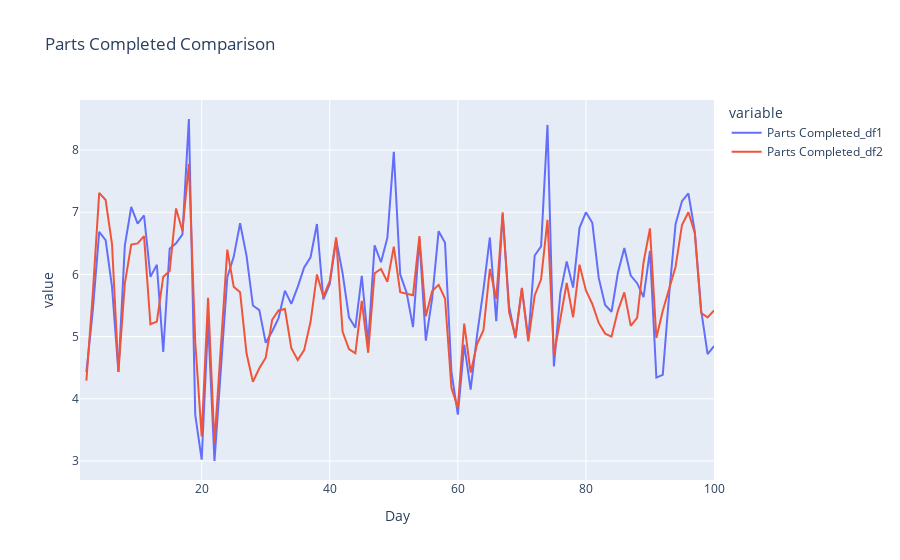
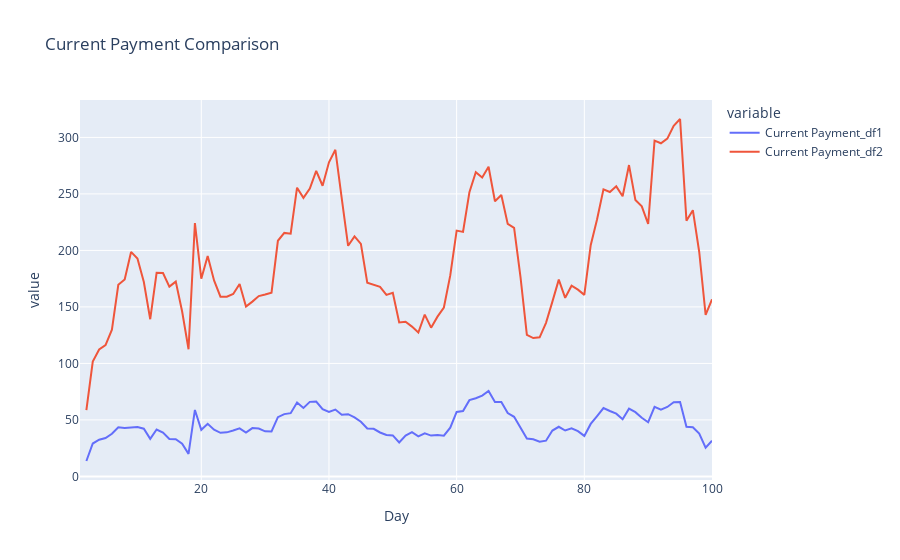
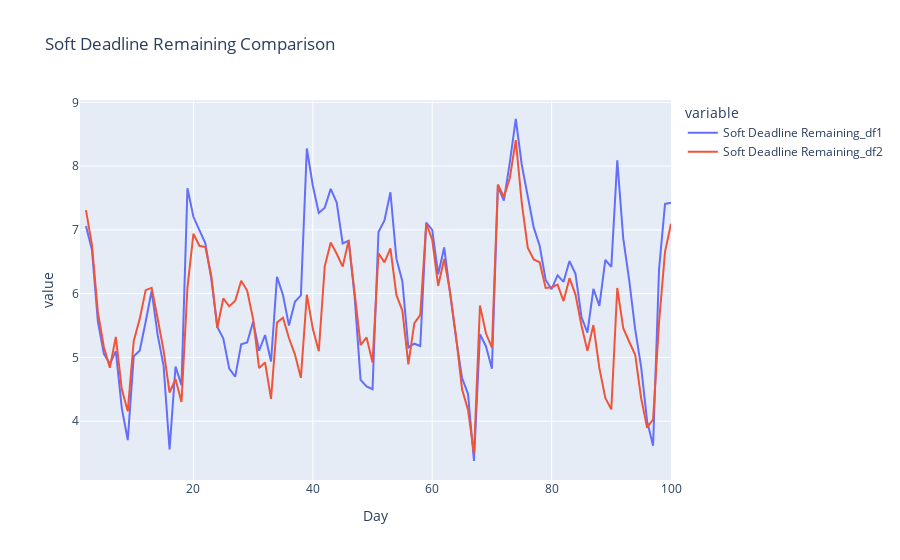
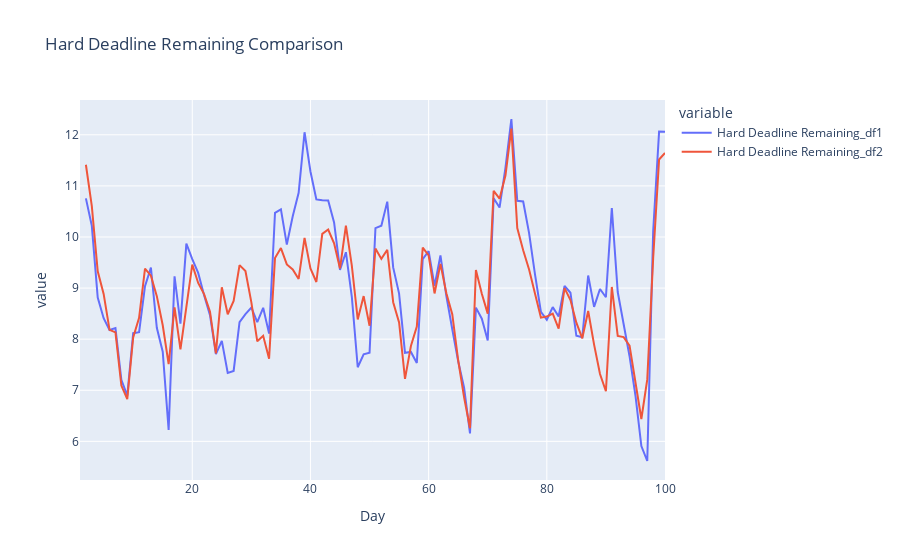

The code cell stored with these charts, in order, in its notebook:
### Code cell
import pandas as pd
import plotly.express as px
from scipy.stats import ttest_ind

# Load the datasets
df1 = pd.read_csv('investment_2023-12-11.csv')
df2 = pd.read_csv('investment_S2_2023-12-13.csv')

# Convert 'Parts Completed' and 'Current Payment' to numeric, handling missing values
df1['Parts Completed'] = pd.to_numeric(df1['Parts Completed'], errors='coerce')
df1['Current Payment'] = pd.to_numeric(df1['Current Payment'], errors='coerce')
df2['Parts Completed'] = pd.to_numeric(df2['Parts Completed'], errors='coerce')
df2['Current Payment'] = pd.to_numeric(df2['Current Payment'], errors='coerce')

# Assuming 'Soft Deadline Remaining', 'Hard Deadline Remaining', and 'n_workers' columns exist in your datasets

# Convert relevant columns to numeric
df1['Soft Deadline Remaining'] = pd.to_numeric(df1['Soft Deadline Remaining'], errors='coerce')
df1['Hard Deadline Remaining'] = pd.to_numeric(df1['Hard Deadline Remaining'], errors='coerce')
df2['Soft Deadline Remaining'] = pd.to_numeric(df2['Soft Deadline Remaining'], errors='coerce')
df2['Hard Deadline Remaining'] = pd.to_numeric(df2['Hard Deadline Remaining'], errors='coerce')

# Group by 'Day' and calculate mean for 'Parts Completed', 'Current Payment', and additional metrics
df1_grouped = df1.groupby('Day')[['Parts Completed', 'Current Payment', 'Soft Deadline Remaining', 'Hard Deadline Remaining']].mean().reset_index()
df2_grouped = df2.groupby('Day')[['Parts Completed', 'Current Payment', 'Soft Deadline Remaining', 'Hard Deadline Remaining']].mean().reset_index()

# Merge the grouped data for comparison
merged_df = pd.merge(df1_grouped, df2_grouped, on='Day', suffixes=('_df1', '_df2'))

# Perform a T-test for 'Parts Completed' and 'Current Payment' between the two datasets
ttest_parts = ttest_ind(df1['Parts Completed'].dropna(), df2['Parts Completed'].dropna())
ttest_payment = ttest_ind(df1['Current Payment'].dropna(), df2['Current Payment'].dropna())

print(f"T-test for Parts Completed: statistic={ttest_parts.statistic}, p-value={ttest_parts.pvalue}")
print(f"T-test for Current Payment: statistic={ttest_payment.statistic}, p-value={ttest_payment.pvalue}")

# Plotting
# Plot for 'Parts Completed'
fig_parts = px.line(merged_df, x='Day', y=['Parts Completed_df1', 'Parts Completed_df2'], title='Parts Completed Comparison')
fig_parts.show()

# Plot for 'Current Payment'
fig_payment = px.line(merged_df, x='Day', y=['Current Payment_df1', 'Current Payment_df2'], title='Current Payment Comparison')
fig_payment.show()
# Plotting additional metrics
# Example: Plot for 'Soft Deadline Remaining'
fig_soft_deadline = px.line(merged_df, x='Day', y=['Soft Deadline Remaining_df1', 'Soft Deadline Remaining_df2'], title='Soft Deadline Remaining Comparison')
fig_soft_deadline.show()

# Repeat plotting for 'Hard Deadline Remaining' and 'n_workers'
fig_hard_deadline = px.line(merged_df, x='Day', y=['Hard Deadline Remaining_df1', 'Hard Deadline Remaining_df2'], title='Hard Deadline Remaining Comparison')
fig_hard_deadline.show()

### Figure 1 — Plotly figure (JSON) as saved in the notebook; plotly's stock layout.template omitted (floating-point values rounded to 4 significant figures)
{"data": [{"hovertemplate": "variable=Parts Completed_df1<br>Day=%{x}<br>value=%{y}<extra></extra>", "legendgroup": "Parts Completed_df1", "line": {"color": "#636efa", "dash": "solid"}, "marker": {"symbol": "circle"}, "mode": "lines", "name": "Parts Completed_df1", "orientation": "v", "showlegend": true, "type": "scatter", "x": [1, 2, 3, 4, 5, 6, 7, 8, 9, 10, 11, 12, 13, 14, 15, 16, 17, 18, 19, 20, 21, 22, 23, 24, 25, 26, 27, 28, 29, 30, 31, 32, 33, 34, 35, 36, 37, 38, 39, 40, 41, 42, 43, 44, 45, 46, 47, 48, 49, 50, 51, 52, 53, 54, 55, 56, 57, 58, 59, 60, 61, 62, 63, 64, 65, 66, 67, 68, 69, 70, 71, 72, 73, 74, 75, 76, 77, 78, 79, 80, 81, 82, 83, 84, 85, 86, 87, 88, 89, 90, 91, 92, 93, 94, 95, 96, 97, 98, 99, 100], "xaxis": "x", "y": [null, 4.429, 5.422, 6.685, 6.554, 5.8, 4.431, 6.463, 7.085, 6.817, 6.948, 5.962, 6.156, 4.756, 6.415, 6.5, 6.646, 8.5, 3.739, 3.023, 5.243, 3, 4.515, 5.954, 6.283, 6.824, 6.302, 5.5, 5.426, 4.9, 5.083, 5.298, 5.739, 5.526, 5.8, 6.111, 6.277, 6.811, 5.6, 5.846, 6.559, 6.022, 5.31, 5.143, 5.976, 4.894, 6.468, 6.196, 6.591, 7.971, 6, 5.707, 5.154, 6.571, 4.935, 5.622, 6.696, 6.511, 4.432, 3.745, 4.87, 4.149, 5.023, 5.756, 6.595, 5.25, 6.969, 5.489, 4.975, 5.769, 4.96, 6.305, 6.451, 8.405, 4.521, 5.696, 6.208, 5.788, 6.75, 7, 6.831, 5.944, 5.51, 5.4, 6.033, 6.426, 5.981, 5.86, 5.636, 6.38, 4.341, 4.385, 5.679, 6.812, 7.179, 7.302, 6.692, 5.423, 4.719, 4.848], "yaxis": "y"}, {"hovertemplate": "variable=Parts Completed_df2<br>Day=%{x}<br>value=%{y}<extra></extra>", "legendgroup": "Parts Completed_df2", "line": {"color": "#EF553B", "dash": "solid"}, "marker": {"symbol": "circle"}, "mode": "lines", "name": "Parts Completed_df2", "orientation": "v", "showlegend": true, "type": "scatter", "x": [1, 2, 3, 4, 5, 6, 7, 8, 9, 10, 11, 12, 13, 14, 15, 16, 17, 18, 19, 20, 21, 22, 23, 24, 25, 26, 27, 28, 29, 30, 31, 32, 33, 34, 35, 36, 37, 38, 39, 40, 41, 42, 43, 44, 45, 46, 47, 48, 49, 50, 51, 52, 53, 54, 55, 56, 57, 58, 59, 60, 61, 62, 63, 64, 65, 66, 67, 68, 69, 70, 71, 72, 73, 74, 75, 76, 77, 78, 79, 80, 81, 82, 83, 84, 85, 86, 87, 88, 89, 90, 91, 92, 93, 94, 95, 96, 97, 98, 99, 100], "xaxis": "x", "y": [null, 4.293, 5.697, 7.312, 7.197, 6.49, 4.434, 5.852, 6.481, 6.5, 6.617, 5.2, 5.242, 5.965, 6.055, 7.061, 6.698, 7.78, 4.906, 3.396, 5.625, 3.288, 4.877, 6.4, 5.803, 5.713, 4.732, 4.275, 4.492, 4.662, 5.268, 5.421, 5.444, 4.813, 4.623, 4.783, 5.238, 6, 5.643, 5.894, 6.595, 5.082, 4.8, 4.732, 5.577, 4.741, 6.02, 6.088, 5.882, 6.447, 5.714, 5.694, 5.667, 6.617, 5.327, 5.733, 5.833, 5.614, 4.172, 3.862, 5.211, 4.421, 4.88, 5.102, 6.087, 5.608, 7, 5.396, 5, 5.783, 4.923, 5.662, 5.922, 6.878, 4.702, 5.28, 5.862, 5.311, 6.158, 5.743, 5.526, 5.221, 5.048, 5, 5.419, 5.712, 5.174, 5.303, 6.197, 6.741, 4.978, 5.417, 5.755, 6.125, 6.795, 7, 6.667, 5.379, 5.31, 5.419], "yaxis": "y"}], "layout": {"legend": {"title": {"text": "variable"}, "tracegroupgap": 0}, "title": {"text": "Parts Completed Comparison"}, "xaxis": {"anchor": "y", "domain": [0, 1], "title": {"text": "Day"}}, "yaxis": {"anchor": "x", "domain": [0, 1], "title": {"text": "value"}}}}

### Figure 2 — Plotly figure (JSON) as saved in the notebook; plotly's stock layout.template omitted (floating-point values rounded to 4 significant figures)
{"data": [{"hovertemplate": "variable=Current Payment_df1<br>Day=%{x}<br>value=%{y}<extra></extra>", "legendgroup": "Current Payment_df1", "line": {"color": "#636efa", "dash": "solid"}, "marker": {"symbol": "circle"}, "mode": "lines", "name": "Current Payment_df1", "orientation": "v", "showlegend": true, "type": "scatter", "x": [1, 2, 3, 4, 5, 6, 7, 8, 9, 10, 11, 12, 13, 14, 15, 16, 17, 18, 19, 20, 21, 22, 23, 24, 25, 26, 27, 28, 29, 30, 31, 32, 33, 34, 35, 36, 37, 38, 39, 40, 41, 42, 43, 44, 45, 46, 47, 48, 49, 50, 51, 52, 53, 54, 55, 56, 57, 58, 59, 60, 61, 62, 63, 64, 65, 66, 67, 68, 69, 70, 71, 72, 73, 74, 75, 76, 77, 78, 79, 80, 81, 82, 83, 84, 85, 86, 87, 88, 89, 90, 91, 92, 93, 94, 95, 96, 97, 98, 99, 100], "xaxis": "x", "y": [null, 13.65, 29.11, 32.46, 33.93, 37.76, 43.51, 42.93, 43.28, 43.78, 42.26, 33.27, 41.53, 38.76, 33.06, 32.89, 28.96, 19.98, 58.83, 41.23, 46.62, 41.35, 38.58, 39, 40.6, 42.53, 38.79, 42.76, 42.34, 39.94, 39.75, 52.4, 55.13, 55.96, 65.48, 60.57, 65.98, 66.24, 59.55, 57.03, 59.18, 54.63, 55.07, 52.31, 48.4, 42.49, 42.15, 38.88, 36.68, 36.26, 30.07, 36.1, 39.1, 35.52, 38.17, 36.16, 36.61, 36.07, 43.11, 57.04, 57.91, 67.49, 69.16, 71.54, 75.62, 65.95, 65.94, 56.04, 52.8, 43.1, 33.52, 32.81, 30.78, 31.62, 40.56, 43.93, 40.62, 42.6, 40.04, 35.84, 46.46, 53.33, 60.47, 57.89, 55.52, 50.57, 59.96, 56.89, 51.93, 47.96, 61.52, 59.1, 61.45, 65.6, 65.82, 43.98, 43.5, 38, 25.5, 31.55], "yaxis": "y"}, {"hovertemplate": "variable=Current Payment_df2<br>Day=%{x}<br>value=%{y}<extra></extra>", "legendgroup": "Current Payment_df2", "line": {"color": "#EF553B", "dash": "solid"}, "marker": {"symbol": "circle"}, "mode": "lines", "name": "Current Payment_df2", "orientation": "v", "showlegend": true, "type": "scatter", "x": [1, 2, 3, 4, 5, 6, 7, 8, 9, 10, 11, 12, 13, 14, 15, 16, 17, 18, 19, 20, 21, 22, 23, 24, 25, 26, 27, 28, 29, 30, 31, 32, 33, 34, 35, 36, 37, 38, 39, 40, 41, 42, 43, 44, 45, 46, 47, 48, 49, 50, 51, 52, 53, 54, 55, 56, 57, 58, 59, 60, 61, 62, 63, 64, 65, 66, 67, 68, 69, 70, 71, 72, 73, 74, 75, 76, 77, 78, 79, 80, 81, 82, 83, 84, 85, 86, 87, 88, 89, 90, 91, 92, 93, 94, 95, 96, 97, 98, 99, 100], "xaxis": "x", "y": [null, 58.62, 101.6, 112.4, 116.2, 129.9, 169.6, 174.2, 198.7, 192.8, 172.1, 139.1, 180.2, 180.0, 168.0, 172.4, 146.0, 112.5, 224.2, 175, 195, 173.5, 159.1, 159.1, 161.4, 170.3, 150.4, 154.7, 159.6, 160.9, 162.6, 208.6, 215.5, 214.8, 255.5, 246.6, 254.7, 270.4, 257.2, 278.0, 289.1, 246.1, 204.1, 212.5, 205.8, 171.5, 169.9, 167.8, 160.6, 162.4, 136.2, 136.9, 132.6, 127.4, 143.1, 131.6, 141.4, 149.5, 177.9, 217.5, 216.4, 251.5, 269.3, 264.5, 274.1, 243.5, 249.1, 223.5, 220.0, 176.7, 125.3, 122.4, 123.1, 135.9, 154.7, 174.2, 158.1, 168.7, 165.3, 160.7, 204.6, 227.6, 254, 251.7, 256.7, 247.9, 275.5, 244.7, 239, 223.4, 297.1, 294.8, 298.9, 310.2, 316.3, 226.3, 235.6, 198.6, 143.0, 156.7], "yaxis": "y"}], "layout": {"legend": {"title": {"text": "variable"}, "tracegroupgap": 0}, "title": {"text": "Current Payment Comparison"}, "xaxis": {"anchor": "y", "domain": [0, 1], "title": {"text": "Day"}}, "yaxis": {"anchor": "x", "domain": [0, 1], "title": {"text": "value"}}}}

### Figure 3 — Plotly figure (JSON) as saved in the notebook; plotly's stock layout.template omitted (floating-point values rounded to 4 significant figures)
{"data": [{"hovertemplate": "variable=Soft Deadline Remaining_df1<br>Day=%{x}<br>value=%{y}<extra></extra>", "legendgroup": "Soft Deadline Remaining_df1", "line": {"color": "#636efa", "dash": "solid"}, "marker": {"symbol": "circle"}, "mode": "lines", "name": "Soft Deadline Remaining_df1", "orientation": "v", "showlegend": true, "type": "scatter", "x": [1, 2, 3, 4, 5, 6, 7, 8, 9, 10, 11, 12, 13, 14, 15, 16, 17, 18, 19, 20, 21, 22, 23, 24, 25, 26, 27, 28, 29, 30, 31, 32, 33, 34, 35, 36, 37, 38, 39, 40, 41, 42, 43, 44, 45, 46, 47, 48, 49, 50, 51, 52, 53, 54, 55, 56, 57, 58, 59, 60, 61, 62, 63, 64, 65, 66, 67, 68, 69, 70, 71, 72, 73, 74, 75, 76, 77, 78, 79, 80, 81, 82, 83, 84, 85, 86, 87, 88, 89, 90, 91, 92, 93, 94, 95, 96, 97, 98, 99, 100], "xaxis": "x", "y": [null, 7.061, 6.688, 5.556, 5.054, 4.9, 5.098, 4.204, 3.702, 5.017, 5.103, 5.558, 6.044, 5.356, 4.868, 3.556, 4.854, 4.565, 7.652, 7.205, 7, 6.789, 6.227, 5.477, 5.3, 4.824, 4.698, 5.204, 5.234, 5.56, 5.104, 5.351, 4.935, 6.263, 5.98, 5.5, 5.872, 5.973, 8.275, 7.692, 7.265, 7.348, 7.643, 7.429, 6.786, 6.83, 5.957, 4.647, 4.545, 4.5, 6.966, 7.146, 7.59, 6.548, 6.196, 5.156, 5.214, 5.178, 7.114, 7, 6.304, 6.723, 6, 5.293, 4.676, 4.425, 3.375, 5.362, 5.175, 4.821, 7.68, 7.458, 8.059, 8.738, 8.021, 7.5, 7.038, 6.75, 6.214, 6.069, 6.288, 6.185, 6.51, 6.309, 5.633, 5.389, 6.075, 5.807, 6.527, 6.42, 8.091, 6.865, 6.208, 5.438, 4.846, 4, 3.615, 6.385, 7.406, 7.424], "yaxis": "y"}, {"hovertemplate": "variable=Soft Deadline Remaining_df2<br>Day=%{x}<br>value=%{y}<extra></extra>", "legendgroup": "Soft Deadline Remaining_df2", "line": {"color": "#EF553B", "dash": "solid"}, "marker": {"symbol": "circle"}, "mode": "lines", "name": "Soft Deadline Remaining_df2", "orientation": "v", "showlegend": true, "type": "scatter", "x": [1, 2, 3, 4, 5, 6, 7, 8, 9, 10, 11, 12, 13, 14, 15, 16, 17, 18, 19, 20, 21, 22, 23, 24, 25, 26, 27, 28, 29, 30, 31, 32, 33, 34, 35, 36, 37, 38, 39, 40, 41, 42, 43, 44, 45, 46, 47, 48, 49, 50, 51, 52, 53, 54, 55, 56, 57, 58, 59, 60, 61, 62, 63, 64, 65, 66, 67, 68, 69, 70, 71, 72, 73, 74, 75, 76, 77, 78, 79, 80, 81, 82, 83, 84, 85, 86, 87, 88, 89, 90, 91, 92, 93, 94, 95, 96, 97, 98, 99, 100], "xaxis": "x", "y": [null, 7.31, 6.763, 5.703, 5.164, 4.837, 5.321, 4.5, 4.154, 5.258, 5.6, 6.055, 6.091, 5.614, 5.109, 4.449, 4.66, 4.3, 6.094, 6.938, 6.75, 6.729, 6.277, 5.462, 5.924, 5.8, 5.887, 6.203, 6.048, 5.603, 4.831, 4.921, 4.349, 5.547, 5.623, 5.304, 5.048, 4.679, 5.982, 5.447, 5.095, 6.429, 6.8, 6.625, 6.423, 6.833, 6.04, 5.193, 5.314, 4.921, 6.633, 6.49, 6.708, 5.979, 5.735, 4.889, 5.533, 5.667, 7.103, 6.845, 6.123, 6.544, 6.02, 5.327, 4.5, 4.176, 3.487, 5.812, 5.378, 5.152, 7.712, 7.515, 7.812, 8.408, 7.421, 6.72, 6.534, 6.492, 6.088, 6.1, 6.141, 5.882, 6.242, 5.984, 5.5, 5.102, 5.507, 4.833, 4.364, 4.185, 6.089, 5.458, 5.245, 5.042, 4.359, 3.896, 4.03, 5.552, 6.655, 7.097], "yaxis": "y"}], "layout": {"legend": {"title": {"text": "variable"}, "tracegroupgap": 0}, "title": {"text": "Soft Deadline Remaining Comparison"}, "xaxis": {"anchor": "y", "domain": [0, 1], "title": {"text": "Day"}}, "yaxis": {"anchor": "x", "domain": [0, 1], "title": {"text": "value"}}}}

### Figure 4 — Plotly figure (JSON) as saved in the notebook; plotly's stock layout.template omitted (floating-point values rounded to 4 significant figures)
{"data": [{"hovertemplate": "variable=Hard Deadline Remaining_df1<br>Day=%{x}<br>value=%{y}<extra></extra>", "legendgroup": "Hard Deadline Remaining_df1", "line": {"color": "#636efa", "dash": "solid"}, "marker": {"symbol": "circle"}, "mode": "lines", "name": "Hard Deadline Remaining_df1", "orientation": "v", "showlegend": true, "type": "scatter", "x": [1, 2, 3, 4, 5, 6, 7, 8, 9, 10, 11, 12, 13, 14, 15, 16, 17, 18, 19, 20, 21, 22, 23, 24, 25, 26, 27, 28, 29, 30, 31, 32, 33, 34, 35, 36, 37, 38, 39, 40, 41, 42, 43, 44, 45, 46, 47, 48, 49, 50, 51, 52, 53, 54, 55, 56, 57, 58, 59, 60, 61, 62, 63, 64, 65, 66, 67, 68, 69, 70, 71, 72, 73, 74, 75, 76, 77, 78, 79, 80, 81, 82, 83, 84, 85, 86, 87, 88, 89, 90, 91, 92, 93, 94, 95, 96, 97, 98, 99, 100], "xaxis": "x", "y": [null, 10.76, 10.22, 8.815, 8.411, 8.18, 8.216, 7.204, 6.894, 8.117, 8.138, 9.038, 9.4, 8.222, 7.755, 6.222, 9.229, 8.304, 9.87, 9.568, 9.297, 8.86, 8.47, 7.708, 7.967, 7.338, 7.377, 8.333, 8.489, 8.62, 8.333, 8.614, 8.109, 10.47, 10.54, 9.852, 10.4, 10.86, 12.05, 11.28, 10.74, 10.72, 10.71, 10.29, 9.357, 9.702, 8.83, 7.451, 7.705, 7.735, 10.17, 10.22, 10.69, 9.405, 8.891, 7.733, 7.75, 7.533, 9.568, 9.723, 9.043, 9.638, 8.841, 8.195, 7.568, 7.05, 6.156, 8.617, 8.4, 7.974, 10.76, 10.58, 11.35, 12.31, 10.71, 10.7, 10.08, 9.269, 8.536, 8.379, 8.627, 8.444, 9.041, 8.909, 8.067, 8.037, 9.245, 8.632, 8.982, 8.82, 10.57, 8.923, 8.321, 7.667, 6.897, 5.907, 5.615, 10.12, 12.06, 12.06], "yaxis": "y"}, {"hovertemplate": "variable=Hard Deadline Remaining_df2<br>Day=%{x}<br>value=%{y}<extra></extra>", "legendgroup": "Hard Deadline Remaining_df2", "line": {"color": "#EF553B", "dash": "solid"}, "marker": {"symbol": "circle"}, "mode": "lines", "name": "Hard Deadline Remaining_df2", "orientation": "v", "showlegend": true, "type": "scatter", "x": [1, 2, 3, 4, 5, 6, 7, 8, 9, 10, 11, 12, 13, 14, 15, 16, 17, 18, 19, 20, 21, 22, 23, 24, 25, 26, 27, 28, 29, 30, 31, 32, 33, 34, 35, 36, 37, 38, 39, 40, 41, 42, 43, 44, 45, 46, 47, 48, 49, 50, 51, 52, 53, 54, 55, 56, 57, 58, 59, 60, 61, 62, 63, 64, 65, 66, 67, 68, 69, 70, 71, 72, 73, 74, 75, 76, 77, 78, 79, 80, 81, 82, 83, 84, 85, 86, 87, 88, 89, 90, 91, 92, 93, 94, 95, 96, 97, 98, 99, 100], "xaxis": "x", "y": [null, 11.41, 10.61, 9.328, 8.885, 8.184, 8.132, 7.093, 6.827, 8.032, 8.417, 9.382, 9.242, 8.842, 8.273, 7.51, 8.623, 7.8, 8.594, 9.458, 9.1, 8.881, 8.538, 7.723, 9.015, 8.488, 8.746, 9.449, 9.333, 8.721, 7.958, 8.066, 7.619, 9.587, 9.783, 9.464, 9.365, 9.179, 9.982, 9.383, 9.119, 10.06, 10.15, 9.875, 9.385, 10.22, 9.44, 8.386, 8.843, 8.263, 9.776, 9.571, 9.75, 8.723, 8.327, 7.222, 7.867, 8.246, 9.793, 9.638, 8.895, 9.474, 8.9, 8.49, 7.587, 6.863, 6.256, 9.354, 8.889, 8.5, 10.9, 10.75, 11.2, 12.12, 10.18, 9.74, 9.362, 8.869, 8.421, 8.443, 8.5, 8.206, 9, 8.766, 8.323, 8.017, 8.551, 7.894, 7.318, 6.981, 9.022, 8.062, 8.041, 7.875, 7.128, 6.438, 7.212, 9.586, 11.52, 11.65], "yaxis": "y"}], "layout": {"legend": {"title": {"text": "variable"}, "tracegroupgap": 0}, "title": {"text": "Hard Deadline Remaining Comparison"}, "xaxis": {"anchor": "y", "domain": [0, 1], "title": {"text": "Day"}}, "yaxis": {"anchor": "x", "domain": [0, 1], "title": {"text": "value"}}}}
